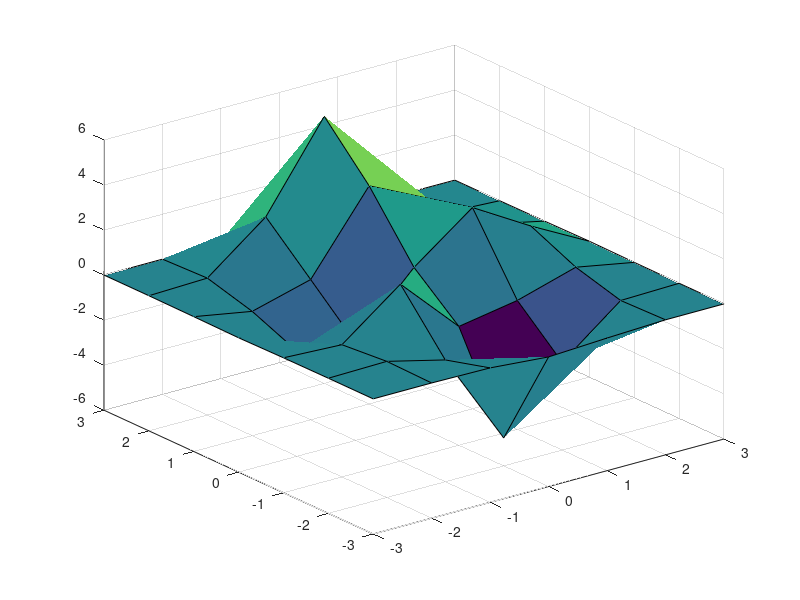
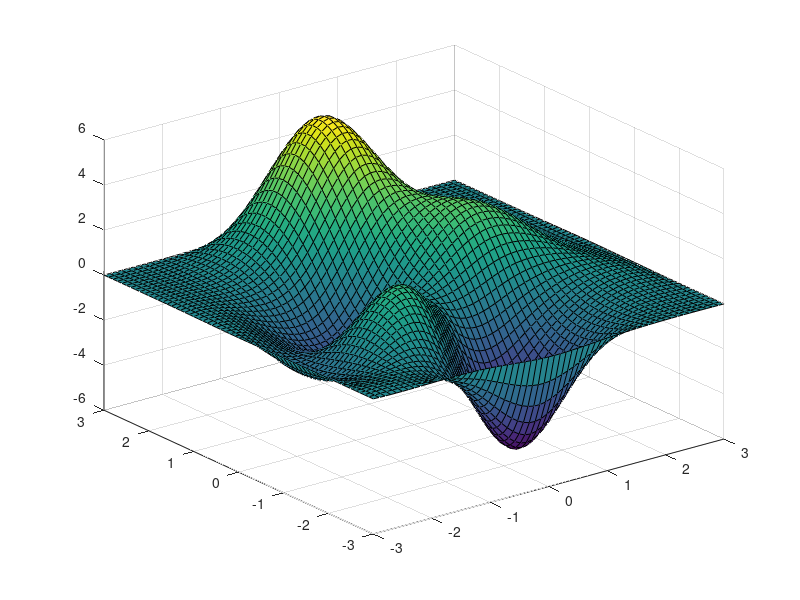

Reproduce these figures in MATLAB, in order.
clear;
clc;

% Create interpolation data
minx = -3;
maxx = 3;
[x1,x2] = meshgrid(minx:1:maxx);
x3 = peaks(x1,x2);

figure;
surf(x1,x2,x3);
%plot3(x1,x2,x3,'or');

% Interpolate
[Xq,Yq] = meshgrid(-3:0.1:3);

Vq = interp2(x1,x2,x3,Xq,Yq,'spline');

figure;
surf(Xq,Yq,Vq);
return

% figure;
% I = (xi2 >= -3 & xi2 < -2) & (xi1 >= 2 & xi1 < 3);
% xii1 = reshape(xi1(find(I)), max(sum(I)), max(sum(I')));
% xii2 = reshape(xi2(find(I)), max(sum(I)), max(sum(I')));
% xio = reshape(xo(find(I)), max(sum(I)), max(sum(I')));
% surf(xii1, xii2, xio);

xi = flhiInterpolateInverse(interpolant, 5.859)

